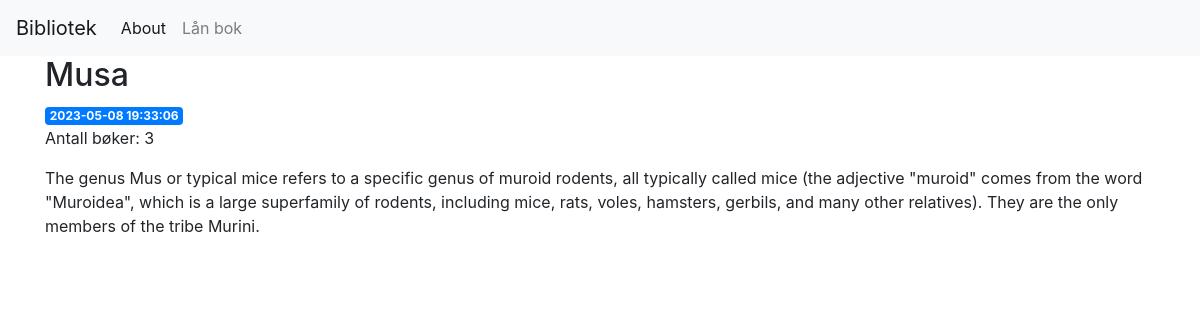
/2, run on the app's committed database.
### tables this page shows
CREATE TABLE books (
    id INTEGER PRIMARY KEY AUTOINCREMENT,
    created TIMESTAMP NOT NULL DEFAULT CURRENT_TIMESTAMP,
    title TEXT NOT NULL,
    summary TEXT NOT NULL,
    count INTEGER NOT NULL
);

### app.py (the view)
@app.route('/<int:book_id>')
def book(book_id):
    book = get_book(book_id)
    print(book)
    if book is None:
        abort(404)
    return render_template('book.html', book=book)

### app.py (called while the page is built)
def get_db_connection():
    conn = sqlite3.connect('database.db')
    conn.row_factory = sqlite3.Row
    return conn

def get_book(book_id):
    conn = get_db_connection()
    book = conn.execute('SELECT * FROM books WHERE id = ?',
                        (book_id,)).fetchone()
    conn.close()
    return book

### templates/book.html
{% extends 'base.html' %}
{% block content %}
    <h2>{% block title %} {{ book['title'] }} {% endblock %}</h2>
    <span class="badge badge-primary">{{ book['created'] }}</span>
    <p>Antall bøker: {{ book['count'] }}</p>
    <p>{{ book['summary'] }}</p>
{% endblock %}

### data on the page
books: title "Musa", created "2023-05-08 19:33:06", count "3", summary "The genus Mus or typical mice refers to a specific genus of muroid rodents, all typically called mice (the adjective \"muroid\" comes from the word \"Muroidea\", which is a large superfamily of rodents, including mice, rats, voles, hamsters, gerbils, and many other relatives). They are the only members of the tribe Murini."
